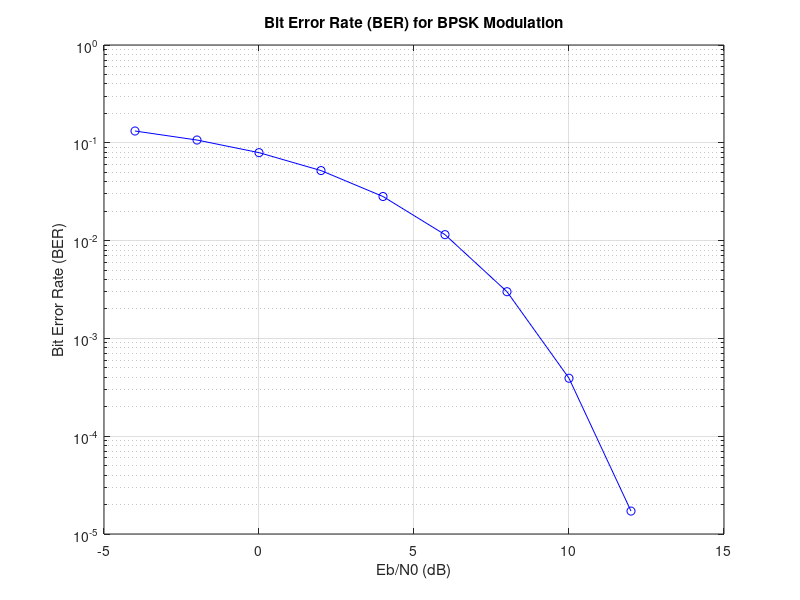

Source code (MATLAB):
clc;
clear all;
close all;


EbN0dB = -4:2:12; % SNR in dB
EbN0 = 10.^(EbN0dB/10); % SNR in linear scale
SNR = EbN0; % SNR is same as Eb/N0 for BPSK modulation
BER = 0.5*qfunc(sqrt(SNR)); % Theoretical BER for BPSK modulation using Q-function
% Also use approximate equation of BER which is BER = exp(-SNR./2)

% Plot
semilogy(EbN0dB, BER, 'b-o');
grid on;
xlabel('Eb/N0 (dB)');
ylabel('Bit Error Rate (BER)');
title('Bit Error Rate (BER) for BPSK Modulation');
